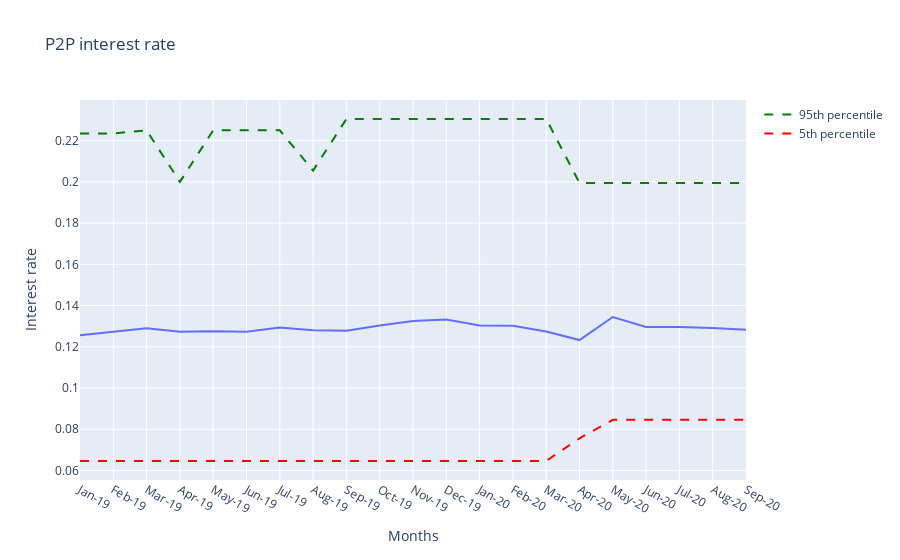

Source (notebook cell):
### Code cell
fig = go.Figure()
fig = px.line(All_Fintech_Stat, x='issue_d', y="Average", title='P2P interest rate over time')
fig.add_trace(go.Scatter(x=All_Fintech_Stat['issue_d'], y=All_Fintech_Stat['95% percentile'], name='95th percentile',
                         line = dict(color='green', width=2, dash='dash')))
fig.add_trace(go.Scatter(x=All_Fintech_Stat['issue_d'], y=All_Fintech_Stat['5% percentile'], name='5th percentile',
                         line = dict(color='red', width=2, dash='dash')))
fig.update_layout(title='P2P interest rate',
                   xaxis_title='Months',
                   yaxis_title='Interest rate')
fig.show()

### Figure 1 — Plotly figure (JSON) as saved in the notebook; plotly's stock layout.template omitted (floating-point values rounded to 4 significant figures)
{"data": [{"hovertemplate": "issue_d=%{x}<br>Average=%{y}<extra></extra>", "legendgroup": "", "line": {"color": "#636efa", "dash": "solid"}, "mode": "lines", "name": "", "orientation": "v", "showlegend": false, "type": "scatter", "x": ["Jan-19", "Feb-19", "Mar-19", "Apr-19", "May-19", "Jun-19", "Jul-19", "Aug-19", "Sep-19", "Oct-19", "Nov-19", "Dec-19", "Jan-20", "Feb-20", "Mar-20", "Apr-20", "May-20", "Jun-20", "Jul-20", "Aug-20", "Sep-20"], "xaxis": "x", "y": [0.1256, 0.1273, 0.129, 0.1273, 0.1275, 0.1273, 0.1294, 0.128, 0.1278, 0.1304, 0.1325, 0.1332, 0.1304, 0.1303, 0.1275, 0.1233, 0.1345, 0.1296, 0.1296, 0.1291, 0.1283], "yaxis": "y"}, {"line": {"color": "green", "dash": "dash", "width": 2}, "name": "95th percentile", "type": "scatter", "x": ["Jan-19", "Feb-19", "Mar-19", "Apr-19", "May-19", "Jun-19", "Jul-19", "Aug-19", "Sep-19", "Oct-19", "Nov-19", "Dec-19", "Jan-20", "Feb-20", "Mar-20", "Apr-20", "May-20", "Jun-20", "Jul-20", "Aug-20", "Sep-20"], "y": [0.2235, 0.2235, 0.225, 0.2, 0.225, 0.225, 0.225, 0.2055, 0.2305, 0.2305, 0.2305, 0.2305, 0.2305, 0.2305, 0.2305, 0.1995, 0.1995, 0.1995, 0.1995, 0.1995, 0.1995]}, {"line": {"color": "red", "dash": "dash", "width": 2}, "name": "5th percentile", "type": "scatter", "x": ["Jan-19", "Feb-19", "Mar-19", "Apr-19", "May-19", "Jun-19", "Jul-19", "Aug-19", "Sep-19", "Oct-19", "Nov-19", "Dec-19", "Jan-20", "Feb-20", "Mar-20", "Apr-20", "May-20", "Jun-20", "Jul-20", "Aug-20", "Sep-20"], "y": [0.0646, 0.0646, 0.0646, 0.0646, 0.0646, 0.0646, 0.0646, 0.0646, 0.0646, 0.0646, 0.0646, 0.0646, 0.0646, 0.0646, 0.0646, 0.0756, 0.0846, 0.0846, 0.0846, 0.0846, 0.0846]}], "layout": {"legend": {"tracegroupgap": 0}, "title": {"text": "P2P interest rate"}, "xaxis": {"anchor": "y", "domain": [0, 1], "title": {"text": "Months"}}, "yaxis": {"anchor": "x", "domain": [0, 1], "title": {"text": "Interest rate"}}}}
